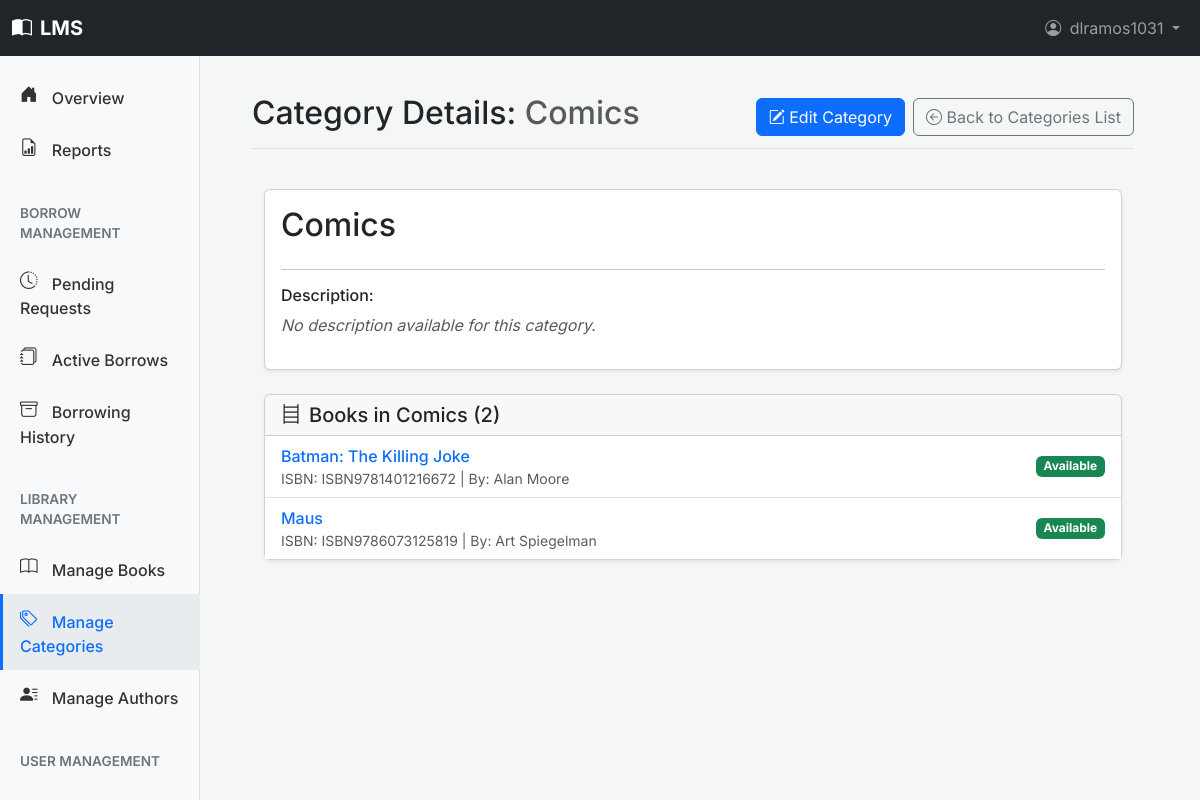
Screenshot of /dashboard/categories/view/1/ (signed in) with the database file from the repository.
### users/models.py (models this page shows, shortened)
class CustomUser(AbstractUser):
    middle_initial = models.CharField(
        _('middle initial'),
        max_length=10,
        blank=True,
        null=True,
        help_text=_("User's middle initial (optional)")
    )
    suffix = models.CharField(
        _('suffix'),
        max_length=10,
        blank=True,
        null=True,
        help_text=_("e.g., Jr., Sr., III (optional)")
    )
    ROLE_CHOICES = (
        ('BORROWER', _('Borrower')),    # For students and other general library users
        ('LIBRARIAN', _('Librarian')),  # For library staff managing books and circulation
        ('ADMIN', _('Administrator')),  # For system administrators with full access
    )
    role = models.CharField(
        _('role'),
        max_length=20,
        choices=ROLE_CHOICES,
        default='BORROWER',
        help_text=_('The primary role of this user within the library system')
    )
    borrower_id_label = models.CharField(
        _('borrower ID label'),
        max_length=50,
        default="Library ID",
        help_text=_("Label for the borrower's unique identifier (e.g., Student ID, Library Card No.)")
    )
    borrower_id_value = models.CharField(
        _('borrower ID value'),
        max_length=50,
        unique=True,
        null=True,
        blank=True,
        help_text=_("The borrower's unique library identifier value (e.g., 'S12345', 'LC00789')")
    )
    physical_address = models.TextField(
        _('physical address'),
        blank=True,
        null=True,
        help_text=_("Borrower's physical mailing address (optional)")
    )
    birth_date = models.DateField(
        _('birth date'),
        null=True,
        blank=True,
        help_text=_("Borrower's date of birth (optional)")
    )
    phone_number = models.CharField(
        _('phone number'),
        max_length=20,
        blank=True,
        null=True,
        help_text=_("Borrower's contact phone number (optional)")
    )
    profile_picture = models.ImageField(
        _("Profile Picture"),
        upload_to='profile_pics/',
        blank=True,
        null=True,
        help_text=_("Upload a profile picture (optional).")
    )
    favorite_books = models.JSONField(
        _("Favorite Books"),
        default=list,
        blank=True,
        help_text=_("List of favorite book ISBNs with timestamps.")
    )
    BORROWER_TYPE_CHOICES = (
        ('STUDENT', _('Student')),                  # Full-time students
        ('FACULTY', _('Faculty')),                  # Faculty members
        ('STAFF_MEMBER', _('Staff Member')),        # University staff (non-faculty) who are borrowers
        ('ALUMNI', _('Alumni')),                    # Former students who are still borrowers
        ('COMMUNITY', _('Community Member')),       # Other verified local borrowers
        ('OTHER', _('Other Verified Borrower')),    # Other verified borrowers (e.g., local residents, non-student/faculty)
    )
    borrower_type = models.CharField(
        _('borrower type'),
        max_length=30,
        choices=BORROWER_TYPE_CHOICES,
        null=True,
        blank=True,
        help_text=_('Category of the borrower, e.g., Student, Faculty (used if role is Borrower)')
    )
    groups = models.ManyToManyField(
        'auth.Group',
        verbose_name=_('groups'),
        blank=True,
        help_text=_(
            'The groups this user belongs to. A user will get all permissions '
            'granted to each of their groups.'
        ),
        related_name="customuser_groups",
        related_query_name="customuser",
    )
    user_permissions = models.ManyToManyField(
        'auth.Permission',
        verbose_name=_('user permissions'),
        blank=True,
        help_text=_('Specific permissions for this user.'),
        related_name="customuser_permissions",
        related_query_name="customuser",
    )
    class Meta:
        verbose_name = _('User')
        verbose_name_plural = _('Users')
        ordering = ['last_name', 'first_name']

### books/models.py (models this page shows, shortened)
class Category(models.Model):
    name = models.CharField(
        max_length=100,
        unique=True,
        help_text=_("Enter a book category (e.g., Science Fiction, Programming, History)")
    )
    description = models.TextField(
        blank=True,
        null=True,
        help_text=_("A short description of the category (optional)")
    )
    class Meta:
        ordering = ['name']
        verbose_name = _('Category')
        verbose_name_plural = _('Categories')

class Book(models.Model):
    isbn = models.CharField(
        _('ISBN-13'),
        max_length=17,
        primary_key=True,
        unique=True,
        validators=[isbn_validator],
        help_text=_('13 Character ISBN number. Must be unique. (e.g., 978-0596009205)')
    )
    title = models.CharField(
        max_length=255,
        help_text=_("Enter the title of the book")
    )
    authors = models.ManyToManyField(
        Author,
        related_name='books',
        help_text=_("Select or add authors for this book")
    )
    publisher = models.CharField(
        max_length=200,
        blank=True,
        null=True,
        help_text=_("Publisher of the book (optional)")
    )
    publication_date = models.DateField(
        null=True,
        blank=True,
        help_text=_("Date the book was published (optional)")
    )
    edition = models.CharField(
        max_length=100,
        blank=True,
        null=True,
        help_text=_("e.g., 1st Edition, Revised Edition (optional)")
    )
    page_count = models.PositiveIntegerField(
        null=True,
        blank=True,
        help_text=_("Total number of pages (optional)")
    )
    description = models.TextField(
        blank=True,
        null=True,
        help_text=_("A brief description or summary of the book (optional)")
    )
    cover_image = models.ImageField(
        _("Cover Image"),
        upload_to='book_covers/',
        blank=True,
        null=True,
        help_text=_("Upload the book's cover image (optional).")
    )
    categories = models.ManyToManyField(
        Category,
        related_name='books',
        help_text=_("Select or add categories for this book")
    )
    date_added_to_system = models.DateTimeField(
        auto_now_add=True,
        help_text=_("Date this book record was added to the system")
    )
    last_updated = models.DateTimeField(
        auto_now=True,
        help_text=_("Date this book record was last updated")
    )
    total_borrows = models.PositiveIntegerField(
        default=0,
        help_text=_("How many times this book title has been borrowed overall")
    )
    def display_authors(self):
        """Helper method to display authors in the Django admin interface."""
        return ', '.join(author.name for author in self.authors.all()[:3])
    display_authors.short_description = _('Authors')
    def display_categories(self):
        """Helper method to display categories in the Django admin interface."""
        return ', '.join(category.name for category in self.categories.all()[:3])
    display_categories.short_description = _('Categories')
    class Meta:
        ordering = ['title', 'isbn']
        verbose_name = _('Book')
        verbose_name_plural = _('Books')

class Author(models.Model):
    name = models.CharField(
        max_length=200,
        help_text=_("Enter the author's full name (e.g., J.R.R. Tolkien)")
    )
    biography = models.TextField(
        blank=True,
        null=True,
        help_text=_("A short biography of the author (optional)")
    )
    date_of_birth = models.DateField(
        _("Date of Birth"), # Changed to use verbose_name directly
        null=True,
        blank=True,
        help_text=_("Author's date of birth (optional)")
    )
    date_of_death = models.DateField(
        _("Date of Death"),
        null=True,
        blank=True,
        help_text=_("Author's date of death, if applicable (optional)")
    )
    nationality = models.CharField(
        _("Nationality"),
        max_length=100,
        blank=True,
        null=True,
        help_text=_("Author's nationality (e.g., British, American) (optional)")
    )
    alternate_names = models.CharField(
        _("Alternate Names"),
        max_length=500, # Increased length for potentially multiple names
        blank=True,
        null=True,
        help_text=_("Other names the author is known by, separated by commas (e.g., pen names, maiden names) (optional)")
    )
    author_website = models.URLField(
        _("Author Website"),
        blank=True,
        null=True,
        help_text=_("A link to the author's official website or a relevant resource page (optional)")
    )
    author_photo = models.ImageField(
        _("Author Photo"),
        upload_to='author_photos/',
        blank=True,
        null=True,
        help_text=_("A photo of the author (optional).")
    )
    class Meta:
        ordering = ['name']
        verbose_name = _('Author')
        verbose_name_plural = _('Authors')
    def get_life_span(self):
        if self.date_of_birth:
            birth_year = self.date_of_birth.year
            if self.date_of_death:
                death_year = self.date_of_death.year
                return f"{birth_year}–{death_year}"
            return f"Born {birth_year}"
        return "N/A"
    get_life_span.short_description = _('Life Span')

### books/views.py (the view)
# urls.py: path('dashboard/categories/view/<int:pk>/', views.StaffCategoryDetailView.as_view(), name='dashboard_category_detail'),
class StaffCategoryDetailView(StaffRequiredMixin, DetailView):
    model = Category
    template_name = 'books/dashboard/category_detail.html'
    context_object_name = 'category'
    pk_url_kwarg = 'pk'
    def get_context_data(self, **kwargs):
        context = super().get_context_data(**kwargs)
        category_instance = self.get_object()
        context['page_title'] = f"Category Details: {category_instance.name}"
        context['view_context'] = 'dashboard'
        context['can_edit_this_object'] = self.request.user.is_staff
        context['books_in_category'] = Book.objects.filter(categories=category_instance).prefetch_related('authors').annotate(num_available_copies=Count('copies', filter=Q(copies__status='Available'))).order_by('title')
        context['back_url'] = reverse_lazy('books:dashboard_category_list')
        return context

### books/templates/books/dashboard/category_detail.html (shortened to what this page needs)
{% extends "dashboard/base.html" %}
{% load static %}
{% load bootstrap5 %}
{% block dashboard_page_title_main %}Category Details: <span class="text-muted">{{ category.name }}</span>{% endblock %}
{% block dashboard_page_actions %}
    {% if can_edit_this_object %}
    <a href="{% url 'books:dashboard_category_edit' pk=category.pk %}" class="btn btn-primary me-2">
        <i class="bi bi-pencil-square"></i> Edit Category
    </a>
    {% endif %}
    {% if back_url %}
        <a href="{{ back_url }}" class="btn btn-outline-secondary">
            <i class="bi bi-arrow-left-circle"></i> Back to Categories List
        </a>
    {% endif %}
{% endblock %}
{% block dashboard_content_main %}
    {% include "books/_category_detail_content.html" %}
{% endblock dashboard_content_main %}

### templates/base.html (shortened to what this page needs)
{% load bootstrap5 %}
{% load static %}
<!DOCTYPE html>
<html lang="en">
<head>
    <link rel="stylesheet" href="{% static 'css/inter_font.css' %}">
    <link rel="stylesheet" href="{% static 'vendor/bootstrap-icons/bootstrap-icons.css' %}">
    {% bootstrap_css %}
    <link rel="stylesheet" href="{% static 'css/auth_styles.css' %}">
</head>
<body class="{% block body_class %}{% endblock %}">
  <nav class="navbar navbar-expand-lg navbar-dark bg-dark fixed-top">
    <div class="container-fluid">
      <a class="navbar-brand fw-bold"
        href="{% if user.is_authenticated %}{% if user.role == 'LIBRARIAN' or user.role == 'ADMIN' or user.is_staff %}{% url 'books:dashboard_home' %}{% else %}{% url 'books:portal_catalog' %}{% endif %}{% else %}{% url 'users:login' %}{% endif %}">
        <i class="bi bi-book-half me-2"></i>LMS
      </a>
      <div class="collapse navbar-collapse" id="mainNavbarContent">
          {% block site_nav_items %}
              <ul class="navbar-nav ms-auto mb-2 mb-lg-0">
                  {% if user.is_authenticated %}
                      <li class="nav-item dropdown">
                          <a class="nav-link dropdown-toggle" href="#" id="userProfileDropdown" role="button" data-bs-toggle="dropdown" aria-expanded="false">
                              {% if user.profile_picture %}
                                  <img src="{{ user.profile_picture.url }}" alt="{{ user.username }}" class="rounded-circle me-1" style="width: 24px; height: 24px; object-fit: cover;">
                              {% else %}
                                  <i class="bi bi-person-circle me-1"></i>
                              {% endif %}
                              {{ user.first_name|default:user.username }}
                          </a>
                      </li>
                  {% endif %}
              </ul>
          {% endblock site_nav_items %}
      </div>
    </div>
  </nav>
  <main class="{% block main_container_class %}container{% endblock %}">
      {% block content_body %}{% endblock content_body %}
  </main>
</body>
</html>

### books/templates/books/_category_detail_content.html (shortened to what this page needs)
{% load static %}
{% load bootstrap5 %}
<div class="container py-4">
    <div class="card shadow-sm mb-4">
        <div class="card-body">
            <div class="d-flex justify-content-between align-items-start">
                <div>
                    <h1 class="card-title h2">{{ category.name }}</h1>
                </div>
            </div>
            <hr>
            <h6>Description:</h6>
            {% if category.description %}
                <div class="text-muted" style="white-space: pre-wrap;">{{ category.description|linebreaksbr }}</div>
            {% else %}
                <p class="text-muted fst-italic">No description available for this category.</p>
            {% endif %}
        </div>
    </div>
    <div class="card shadow-sm">
        <div class="card-header">
            <h5 class="mb-0"><i class="bi bi-bookshelf me-2"></i>Books in {{ category.name }} ({{ books_in_category.count }})</h5>
        </div>
        <div class="card-body p-0">
            {% if books_in_category %}
            <ul class="list-group list-group-flush">
                {% for book_item in books_in_category %}
                <li class="list-group-item d-flex justify-content-between align-items-center">
                    <div>
                        <a href="{% if view_context == 'dashboard' %}{% url 'books:dashboard_book_detail' isbn=book_item.isbn %}{% else %}{% url 'books:portal_book_detail' isbn=book_item.isbn %}{% endif %}" class="text-decoration-none fw-medium">
                            {{ book_item.title }}
                        </a>
                        <small class="d-block text-muted">
                            ISBN: {{ book_item.isbn }} | By:
                            {% for author in book_item.authors.all|slice:":2" %}
                                {{ author.name }}{% if not forloop.last %}, {% endif %}
                            {% endfor %}
                        </small>
                    </div>
                    {% if book_item.num_available_copies > 0 %}
                        <span class="badge bg-success">Available</span>
                    {% else %}
                        <span class="badge bg-secondary">Unavailable</span>
                    {% endif %}
                </li>
                {% endfor %}
            </ul>
            {% else %}
            <p class="p-3 text-muted mb-0">No books currently listed in this category.</p>
            {% endif %}
        </div>
    </div>
</div>

### templates/base.html (style rules this page uses)
body { font-family: 'Inter', sans-serif; padding-top: 70px; }

### templates/dashboard/base.html (style rules this page uses)
body { background-color: #f4f7f6; }

### rows the page displays
CustomUser: first_name "dlramos1031"
Category: name "Comics"
Book: title "Batman: The Killing Joke", isbn "ISBN9781401216672", shows "Available"
Author: name "Alan Moore"
Book: title "Maus", isbn "ISBN9786073125819", shows "Available"
Author: name "Art Spiegelman"

### other values shown
{{ books_in_category.count }} "2"
